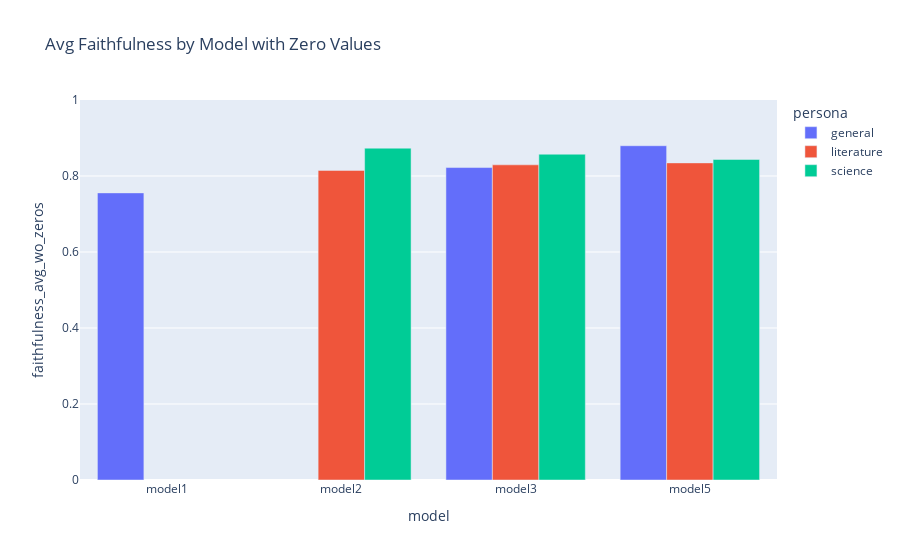

The notebook cell this image was saved under:
### Code cell
fig = px.bar(
    summary_df,
    x = "model",
    y = "faithfulness_avg_wo_zeros",
    color = "persona",
    barmode = "group",
    title = "Avg Faithfulness by Model with Zero Values",
    category_orders = {"model": ["model1", "model2", "model3"]},
    range_y = [0, 1]
)

fig.show()

### Figure 1 — Plotly figure (JSON) as saved in the notebook; plotly's stock layout.template omitted (floating-point values rounded to 4 significant figures)
{"data": [{"alignmentgroup": "True", "hovertemplate": "persona=general<br>model=%{x}<br>faithfulness_avg_wo_zeros=%{y}<extra></extra>", "legendgroup": "general", "marker": {"color": "#636efa", "pattern": {"shape": ""}}, "name": "general", "offsetgroup": "general", "orientation": "v", "showlegend": true, "textposition": "auto", "type": "bar", "x": ["model1", "model3", "model5"], "xaxis": "x", "y": [0.7556, 0.8222, 0.8797], "yaxis": "y"}, {"alignmentgroup": "True", "hovertemplate": "persona=literature<br>model=%{x}<br>faithfulness_avg_wo_zeros=%{y}<extra></extra>", "legendgroup": "literature", "marker": {"color": "#EF553B", "pattern": {"shape": ""}}, "name": "literature", "offsetgroup": "literature", "orientation": "v", "showlegend": true, "textposition": "auto", "type": "bar", "x": ["model2", "model3", "model5"], "xaxis": "x", "y": [0.8147, 0.8294, 0.8345], "yaxis": "y"}, {"alignmentgroup": "True", "hovertemplate": "persona=science<br>model=%{x}<br>faithfulness_avg_wo_zeros=%{y}<extra></extra>", "legendgroup": "science", "marker": {"color": "#00cc96", "pattern": {"shape": ""}}, "name": "science", "offsetgroup": "science", "orientation": "v", "showlegend": true, "textposition": "auto", "type": "bar", "x": ["model2", "model3", "model5"], "xaxis": "x", "y": [0.8732, 0.8574, 0.8435], "yaxis": "y"}], "layout": {"barmode": "group", "legend": {"title": {"text": "persona"}, "tracegroupgap": 0}, "title": {"text": "Avg Faithfulness by Model with Zero Values"}, "xaxis": {"anchor": "y", "categoryarray": ["model1", "model2", "model3"], "categoryorder": "array", "domain": [0, 1], "title": {"text": "model"}}, "yaxis": {"anchor": "x", "domain": [0, 1], "range": [0, 1], "title": {"text": "faithfulness_avg_wo_zeros"}}}}
